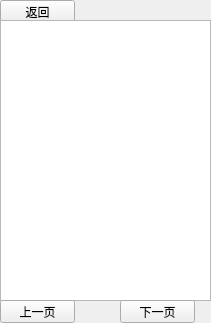
<?xml version="1.0" encoding="UTF-8"?>
<ui version="4.0">
 <class>update_wglist</class>
 <widget class="QWidget" name="update_wglist">
  <property name="windowTitle">
   <string>Form</string>
  </property>
  <widget class="QPushButton" name="pushButton">
   <property name="geometry">
    <rect>
     <x>0</x>
     <y>0</y>
     <width>75</width>
     <height>23</height>
    </rect>
   </property>
   <property name="text">
    <string>返回</string>
   </property>
  </widget>
  <widget class="QTableWidget" name="tableWidget">
   <property name="geometry">
    <rect>
     <x>0</x>
     <y>20</y>
     <width>211</width>
     <height>281</height>
    </rect>
   </property>
  </widget>
  <widget class="QPushButton" name="pushButton_2">
   <property name="geometry">
    <rect>
     <x>0</x>
     <y>300</y>
     <width>75</width>
     <height>23</height>
    </rect>
   </property>
   <property name="text">
    <string>上一页</string>
   </property>
  </widget>
  <widget class="QPushButton" name="pushButton_3">
   <property name="geometry">
    <rect>
     <x>120</x>
     <y>300</y>
     <width>75</width>
     <height>23</height>
    </rect>
   </property>
   <property name="text">
    <string>下一页</string>
   </property>
  </widget>
 </widget>
 <resources/>
 <connections/>
</ui>
